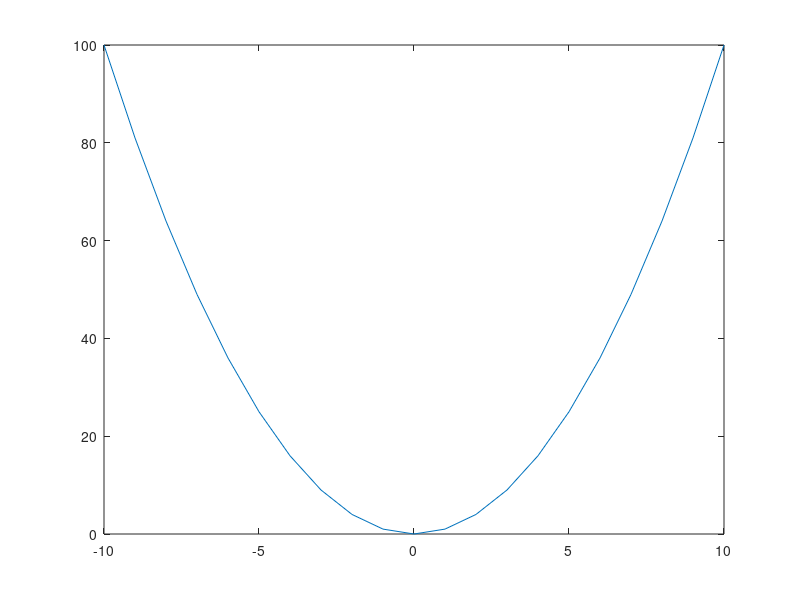

This chart was generated by the following MATLAB code:
% 1.2.2 Elementary math operations

x = 4/3;
y = x + 5;

% 1.2.3 Matrices

v = [1;2];
w = [1,2];

A = [1,2; 
    3,4];

A1 = A(:,1);

A2 = A(1,:);

B = 3*A;

C = [A B] % Append matrices

D = [A;B]

E = D(2:3 , :)

F = D(2:4 , 2)

% 1.2.4 Polynomials

p = [2 1 0 -3]

r = roots(p)

% 1.2.5 Graphical representation of results

x = [-10: 1 : 10];
y = x.^2;
plot(x , y) % Check also the command fplot

% 1.2.6 Writing Functions and Scripts





